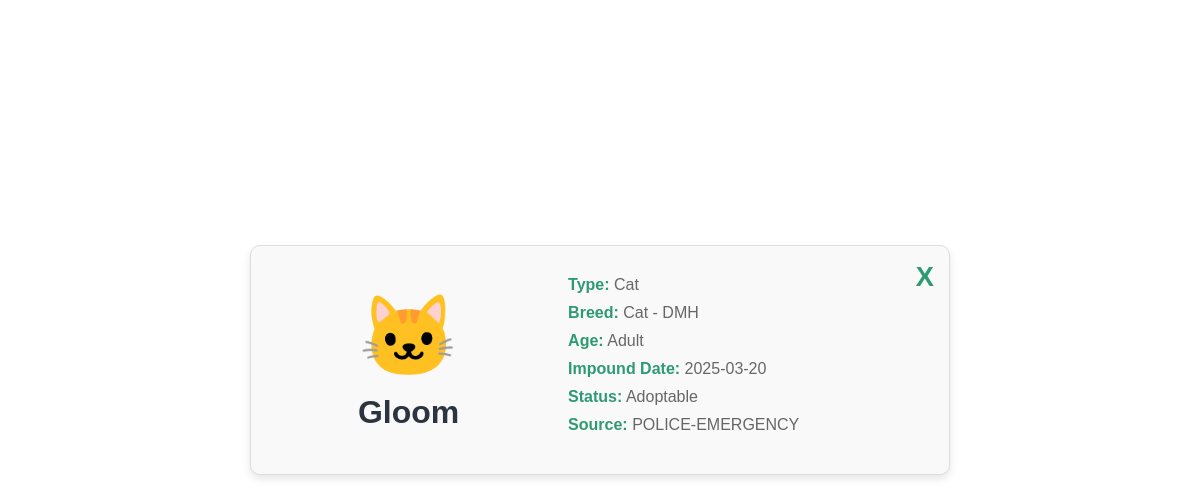
The app's page /pet_detail.php?pet=35308, older data.
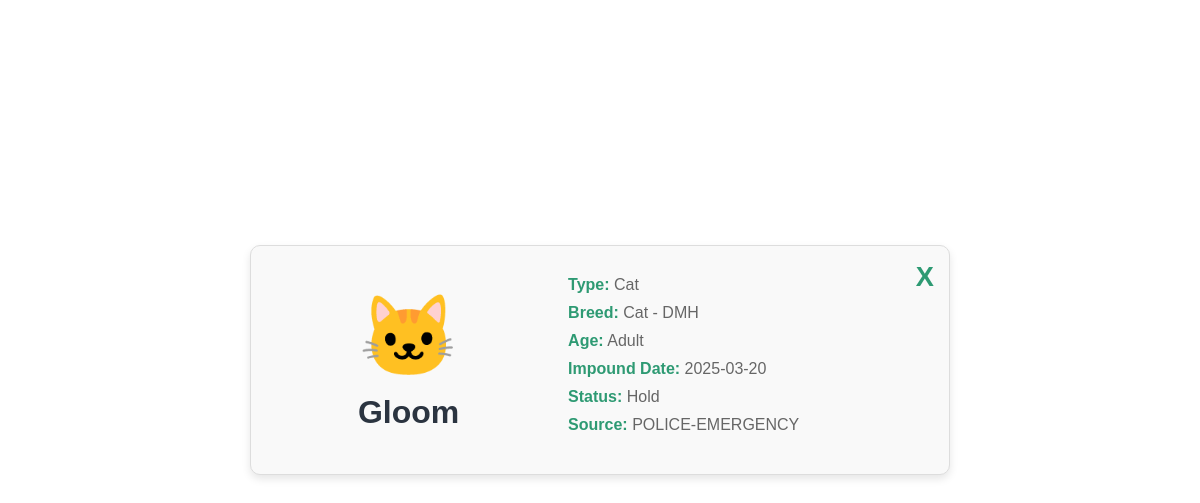
The same page, newer data.
### tables this page shows
CREATE TABLE `pets` (
  `animal_id` int(11) NOT NULL,
  `sex` varchar(10) DEFAULT NULL,
  `date_impounded` date DEFAULT NULL,
  `name` varchar(100) DEFAULT NULL,
  `kennel_number` varchar(20) DEFAULT NULL,
  `color` varchar(100) DEFAULT NULL,
  `age_category` varchar(50) DEFAULT NULL,
  `breed_id` int(11) DEFAULT NULL,
  `source_id` int(11) DEFAULT NULL,
  `status_id` int(11) DEFAULT NULL
);

CREATE TABLE `statuses` (
  `status_id` int(11) NOT NULL,
  `status_name` varchar(50) NOT NULL
);

CREATE TABLE `animaltype` (
  `type_id` int(11) NOT NULL,
  `type_name` varchar(50) NOT NULL
);

CREATE TABLE `breeds` (
  `breed_id` int(11) NOT NULL,
  `breed_name` varchar(100) NOT NULL,
  `type_id` int(11) DEFAULT NULL
);

CREATE TABLE `sources` (
  `source_id` int(11) NOT NULL,
  `source_name` varchar(50) NOT NULL
);

### helpers.php (called while the page is built, shortened)
<?php
function getPetDetail($db, $petId) {
    $query = "
        SELECT
            Pets.*,
            breeds.breed_name,
            animaltype.type_name,
            statuses.status_name,
            sources.source_name
        FROM Pets
        INNER JOIN breeds ON breeds.breed_id = Pets.breed_id
        INNER JOIN animaltype ON animaltype.type_id = breeds.type_id
        INNER JOIN statuses ON statuses.status_id = Pets.status_id
        LEFT JOIN sources ON sources.source_id = Pets.source_id
        WHERE Pets.animal_id = ?
    ";
    $stmt = $db->prepare($query);
    $stmt->bind_param("i", $petId);
    $stmt->execute();
    $result = $stmt->get_result();
    return $result->fetch_assoc();
}

### pet_detail.php (the view, shortened to what this page needs)
<?php
require("db.php");
require("helpers.php");
$statuses = [];
if (isset($_GET['pet'])) {
    $petId = $_GET['pet'];
    $pet = getPetDetail($db, $petId);
} else {
    echo "Pet ID not specified!";
    exit;
}
?>
<!DOCTYPE html>
<html lang="en">
<head>
    <link rel="stylesheet" href="css/index.css">
    <link rel="stylesheet" href="css/pet_detail.css">
</head>
<body>
    <main>
        <div class="pet-detail-container">
            <div class="pet-detail-card">
                <a href="index.php" class="back-button">X</a>
                <div class="pet-detail-content">
                    <div class="pet-detail-left">
                        <div class="pet-icon">
                            <?php if ($pet['type_name'] === 'Dog'): ?>
                                <span class="icon">🐶</span>
                            <?php elseif ($pet['type_name'] === 'Cat'): ?>
                                <span class="icon">🐱</span>
                            <?php else: ?>
                                <span class="icon">🐦</span>
                            <?php endif; ?>
                        </div>
                        <h2><?= htmlspecialchars($pet['name']) ?></h2>
                    </div>
                    <div class="pet-detail-right">
                        <p><strong>Type:</strong> <?= htmlspecialchars($pet['type_name']) ?></p>
                        <p><strong>Breed:</strong> <?= htmlspecialchars($pet['breed_name']) ?></p>
                        <p><strong>Age:</strong> <?= htmlspecialchars($pet['age_category']) ?></p>
                        <p><strong>Impound Date:</strong> <?= htmlspecialchars($pet['date_impounded']) ?></p>
                        <div>
                            <?php if (isset($_SESSION['role']) && $_SESSION['role'] === 'admin'): ?>
                                <strong>Status:</strong>
                                <form method="POST" class="status-row">
                                    <input type="hidden" name="pet_id" value="<?= $pet['animal_id'] ?>">
                                    <select name="status_id">
                                        <?php foreach ($statuses as $status): ?>
                                            <option value="<?= $status['status_id'] ?>"
                                                <?= $status['status_name'] === $pet['status_name'] ? 'selected' : '' ?>>
                                                <?= htmlspecialchars($status['status_name']) ?>
                                            </option>
                                        <?php endforeach; ?>
                                    </select>
                                    <button type="submit">Save Change</button>
                                </form>
                            <?php else: ?>
                                <p><strong>Status:</strong> <?= htmlspecialchars($pet['status_name']) ?></p>
                            <?php endif; ?>
                        </div>
                        <?php if (!empty($pet['source_name'])): ?>
                            <p><strong>Source:</strong> <?= htmlspecialchars($pet['source_name']) ?></p>
                        <?php else: ?>
                            <p><strong>Source:</strong> Not available</p>
                        <?php endif; ?>
                    </div>
                </div>
            </div>
        </div>
    </main>
</body>
</html>

Row changes from the older to the newer data that the page shows:
changed pets "Gloom": status.status_name "Adoptable" → "Hold"
